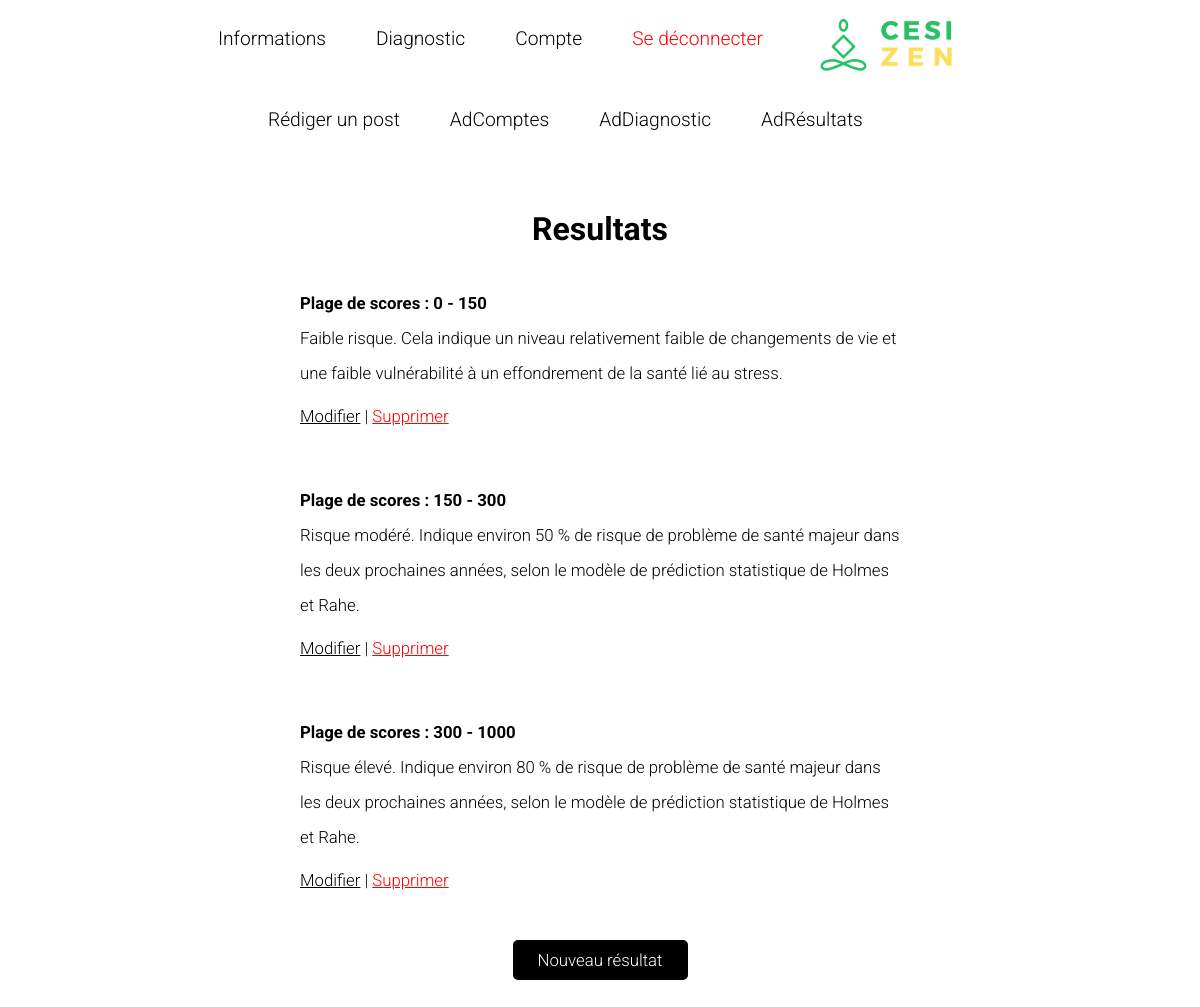
Page /administration/results/ (signed in) on the earlier database version.
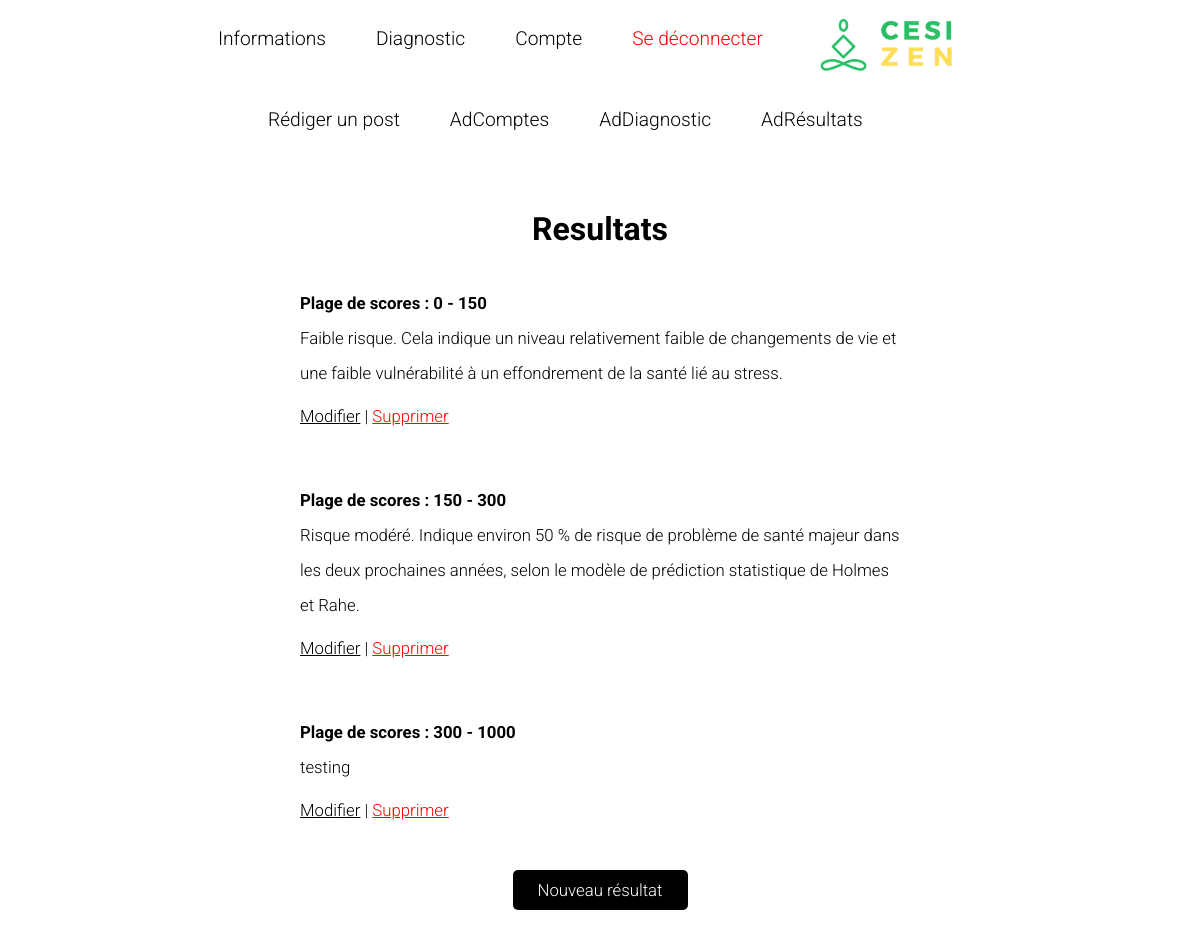
Same page on the later database version.
### cesizenapp/models.py (models this page shows)
class Results(models.Model):
    min_score = models.IntegerField()
    max_score = models.IntegerField()
    description = models.TextField(blank=True)

### cesizenapp/views.py (the view)
# urls.py: path('administration/results/', views.results_list, name='results_list'),
@user_passes_test(admin_check)
def results_list(request):
    results = Results.objects.all().order_by('min_score')
    return render(request, 'results_list.html', {'results': results})

### cesizenapp/views.py (called while the page is built)
def admin_check(user):
    return user.is_superuser

### cesizenapp/templates/results_list.html (shortened to what this page needs)
<!DOCTYPE html>
<html lang="en">
<head>
</head>
<body>
{% include 'navigationMenu.html' %}
<h1 style="justify-content: center; margin-left: auto; margin-right: auto; display: flex; margin-top: 60px;">
    Resultats
</h1>
<div style="width: 600px; justify-content: center; margin-left: auto; margin-right: auto; display: flex; font-size: 105%; flex-wrap: wrap;">
    {% for result in results %}
        <p style="margin-bottom: 15px; line-height: 35px; width: 100%;">
            <span style="font-weight: bold;">Plage de scores : {{ result.min_score }} - {{ result.max_score }}</span>
            <br>
            {{ result.description }}
        </p>
        <div style="width: 100%; margin-bottom: 40px;">
        <a href="{% url 'cesizenapp:results_edit' result.id %}" style="color: black">Modifier</a> |
        <form method="post" action="{% url 'cesizenapp:results_delete' result.id %}" style="display: inline;">
            <button type="submit"
                    style="text-decoration: underline; background: none; border: none; color: red; cursor: pointer; padding: 0; font: inherit;"
                    onclick="return confirm('Êtes-vous sûr·e de vouloir supprimer ce résultat ?');">
                Supprimer
            </button>
        </form>
            </div>
    {% endfor %}
    <a href="{% url 'cesizenapp:results_create' %}"
       style="text-decoration: none; align-items: center; text-align: center; margin-left: auto; margin-right: auto; display: flex; justify-content: center; margin-top: 10px; margin-bottom: 50px; background-color: black; color: white; font-size: 100%; width: 175px; height: 40px; border:none; border-radius: 5px">
        Nouveau résultat
    </a>
</body>
</html>

### cesizenapp/templates/navigationMenu.html (shortened to what this page needs)
{% load static %}
<div id="userView" style="width: 95%; margin-left: 20px; margin-right: 20px; display: flex; justify-content: center">
    <a href="{% url 'cesizenapp:home' %}"
       style="margin-right: 50px; font-size: 120%; text-decoration: none; color: black;">
        <p> Informations </p>
    </a>
    <a href="{% url 'cesizenapp:stress_quiz' %}"
       style="margin-right: 50px; font-size: 120%; text-decoration: none; color: black;">
        <p> Diagnostic </p>
    </a>
    {% if user.is_authenticated %}
        <a href="{% url 'cesizenapp:account' %}"
           style="margin-right: 50px; font-size: 120%; text-decoration: none; color: black;">
            <p> Compte </p>
        </a>
        <a href="{% url 'cesizenapp:logout' %}"
           style="margin-right: 50px; font-size: 120%; text-decoration: none; color: red;">
            <p> Se déconnecter </p>
        </a>
    {% else %}
        <a href="{% url 'cesizenapp:login' %}"
           style="margin-right: 50px; font-size: 120%; text-decoration: none; color: black;">
            <p> Se connecter </p>
        </a>
    {% endif %}
    <img src="{% static 'media/logo.png' %}" id="logo" style="width: 150px; height: auto;" alt="cesizen logo"/>
</div>
<div id="adminView"
     style="width: 95%; margin-left: 20px; margin-right: 20px; margin-top: 10px; display: flex; justify-content: center">
    {% if user.is_superuser %}
        <a href="{% url 'cesizenapp:postInformation' %}"
           style="margin-right: 50px; font-size: 120%; text-decoration: none; color: black;">
            <p> Rédiger un post </p>
        </a>
        <a href="{% url 'cesizenapp:admin_user_list' %}"
           style="margin-right: 50px; font-size: 120%; text-decoration: none; color: black;">
            <p> AdComptes </p>
        </a>
        <a href="{% url 'cesizenapp:stress_event_list' %}"
           style="margin-right: 50px; font-size: 120%; text-decoration: none; color: black;">
            <p> AdDiagnostic </p>
        </a>
        <a href="{% url 'cesizenapp:results_list' %}"
           style="margin-right: 50px; font-size: 120%; text-decoration: none; color: black;">
            <p> AdRésultats </p>
        </a>
    {% endif %}
</div>

### cesizenapp/templates/navigationMenu.html (style rules this page uses)
body { font-family: 'Roboto', sans-serif; font-weight: 300; }
#userView { display: flex; justify-content: center; flex-wrap: wrap; margin-left: 20px; margin-right: 20px; width: 95%; }

Differences in the rows shown:
removed Results: min_score "300", max_score "1000", description "Risque élevé. Indique environ 80 % de risque de problème de santé majeur dans les deux prochaines années, selon le modèle de prédiction statistique de Holmes et Rahe."
added Results: min_score "300", max_score "1000", description "testing"
